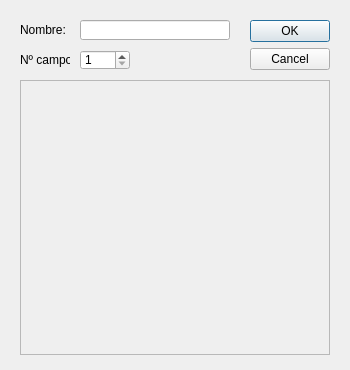
<?xml version="1.0" encoding="UTF-8"?>
<ui version="4.0">
 <class>DbCreator</class>
 <widget class="QDialog" name="DbCreator">
  <property name="geometry">
   <rect>
    <x>0</x>
    <y>0</y>
    <width>350</width>
    <height>370</height>
   </rect>
  </property>
  <property name="windowTitle">
   <string>Crear base de datos</string>
  </property>
  <property name="modal">
   <bool>true</bool>
  </property>
  <widget class="QLabel" name="numFieldsLabel">
   <property name="geometry">
    <rect>
     <x>20</x>
     <y>50</y>
     <width>50</width>
     <height>20</height>
    </rect>
   </property>
   <property name="text">
    <string>Nº campos</string>
   </property>
  </widget>
  <widget class="QLineEdit" name="dbName">
   <property name="geometry">
    <rect>
     <x>80</x>
     <y>20</y>
     <width>150</width>
     <height>20</height>
    </rect>
   </property>
  </widget>
  <widget class="QSpinBox" name="numFields">
   <property name="geometry">
    <rect>
     <x>80</x>
     <y>50</y>
     <width>50</width>
     <height>20</height>
    </rect>
   </property>
   <property name="minimum">
    <number>1</number>
   </property>
   <property name="maximum">
    <number>9</number>
   </property>
  </widget>
  <widget class="QScrollArea" name="fieldsForm">
   <property name="geometry">
    <rect>
     <x>20</x>
     <y>80</y>
     <width>310</width>
     <height>275</height>
    </rect>
   </property>
   <property name="widgetResizable">
    <bool>true</bool>
   </property>
   <widget class="QWidget" name="scrollAreaWidgetContents">
    <property name="geometry">
     <rect>
      <x>0</x>
      <y>0</y>
      <width>308</width>
      <height>273</height>
     </rect>
    </property>
   </widget>
  </widget>
  <widget class="QLabel" name="nameLabel">
   <property name="geometry">
    <rect>
     <x>20</x>
     <y>20</y>
     <width>50</width>
     <height>20</height>
    </rect>
   </property>
   <property name="text">
    <string>Nombre:</string>
   </property>
  </widget>
  <widget class="QDialogButtonBox" name="buttonBox">
   <property name="geometry">
    <rect>
     <x>250</x>
     <y>20</y>
     <width>80</width>
     <height>60</height>
    </rect>
   </property>
   <property name="orientation">
    <enum>Qt::Vertical</enum>
   </property>
   <property name="standardButtons">
    <set>QDialogButtonBox::Cancel|QDialogButtonBox::Ok</set>
   </property>
  </widget>
 </widget>
 <resources/>
 <connections>
  <connection>
   <sender>buttonBox</sender>
   <signal>accepted()</signal>
   <receiver>DbCreator</receiver>
   <slot>accept()</slot>
   <hints>
    <hint type="sourcelabel">
     <x>248</x>
     <y>254</y>
    </hint>
    <hint type="destinationlabel">
     <x>157</x>
     <y>274</y>
    </hint>
   </hints>
  </connection>
  <connection>
   <sender>buttonBox</sender>
   <signal>rejected()</signal>
   <receiver>DbCreator</receiver>
   <slot>reject()</slot>
   <hints>
    <hint type="sourcelabel">
     <x>316</x>
     <y>260</y>
    </hint>
    <hint type="destinationlabel">
     <x>286</x>
     <y>274</y>
    </hint>
   </hints>
  </connection>
 </connections>
</ui>
